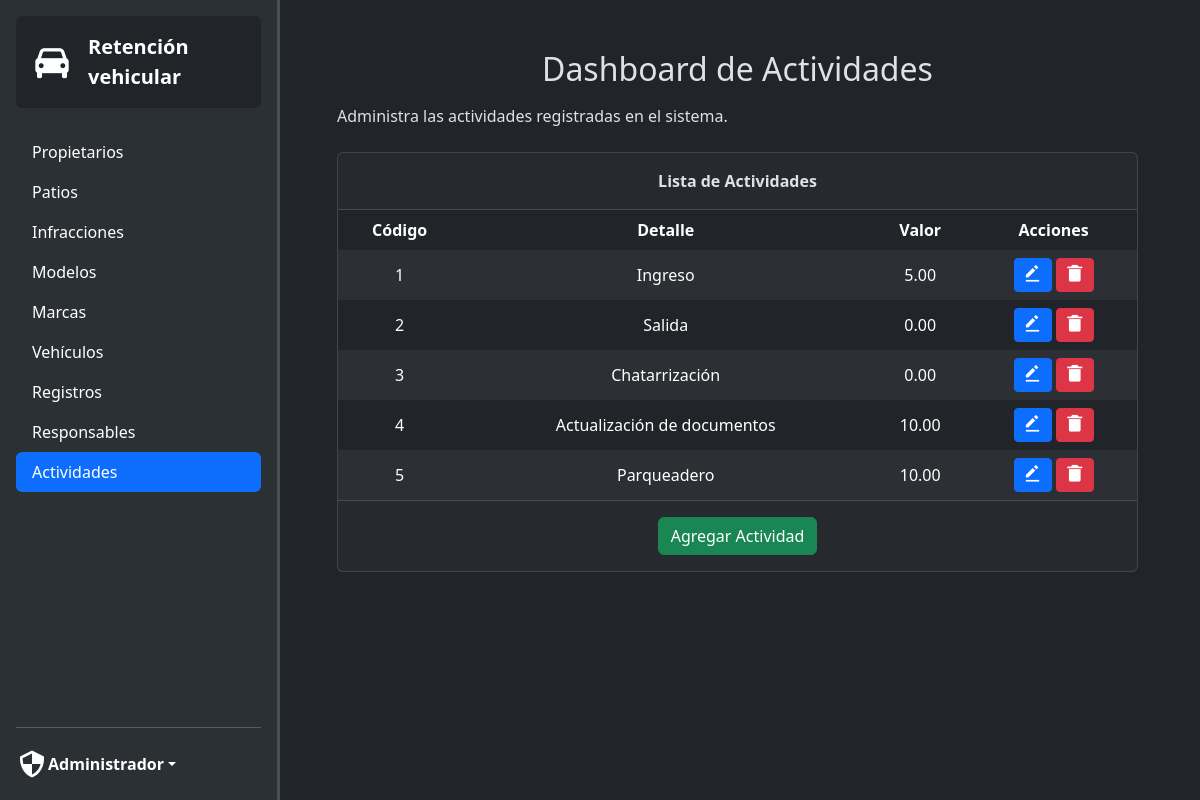
Page /admin?action=actividadesDashboard (signed in) on the committed database.
### tables this page shows
CREATE TABLE `actividades` (
  `id_actividad` int(11) NOT NULL AUTO_INCREMENT,
  `detalle` text NOT NULL,
  `valor` decimal(10,2) NOT NULL DEFAULT 0.00,
  PRIMARY KEY (`id_actividad`)
);

### app/config/configs.php (called while the page is built)
<?php
$configs = [
    'database' => [
        'host' => 'localhost',
        'port' => '3306',
        'name' => 'sis_retencion_vehicular',
        'user' => 'root',
        'password' => '',
    ],
    'app' => [
        'base_url' => 'http://localhost/retencion-vehicular',
        'timezone' => 'America/Guayaquil',
    ],
];
return $configs;

### app/core/Database.php (called while the page is built)
<?php
class Database
{
    private static $instance = null;
    private $pdo;
    private function __construct()
    {
        $configs = require __DIR__ . '/../config/configs.php';
        $db = $configs['database'];
        try {
            $this->pdo = new PDO(
                "mysql:host={$db['host']};dbname={$db['name']};port={$db['port']}",
                $db['user'],
                $db['password']
            );
            $this->pdo->setAttribute(PDO::ATTR_ERRMODE, PDO::ERRMODE_EXCEPTION);
            $this->pdo->setAttribute(PDO::ATTR_DEFAULT_FETCH_MODE, PDO::FETCH_ASSOC);
        } catch (PDOException $e) {
            die("Error en la conexión a la base de datos: " . $e->getMessage());
        }
    }
    public static function getInstance()
    {
        if (self::$instance === null) {
            self::$instance = new self();
        }
        return self::$instance;
    }
    public function getConnection()
    {
        return $this->pdo;
    }
}

### app/controllers/ActividadController.php (called while the page is built, shortened)
<?php
require_once 'app/models/ActividadModel.php';
class ActividadController {
    private ActividadModel $model;
    public function __construct() {
        $this->model = new ActividadModel();
    }
    public function listar()
    {
        try {
            return $this->model->readActividades();
        } catch (\Exception $e) {
            error_log("Error en listar actividades: " . $e->getMessage());
            return [];
        }
    }
}

### app/models/ActividadModel.php (called while the page is built, shortened)
<?php
require_once __DIR__ . '/../core/Database.php';
class ActividadModel {
    private $db;
    public function __construct()
    {
        $this->db = Database::getInstance()->getConnection();
    }
    public function readActividades(): array|false
    {
        try {
            $stmt = $this->db->query("SELECT id_actividad, detalle, valor FROM actividades");
            return $stmt->fetchAll();
        } catch (PDOException $e) {
            error_log("Error en readActividades: " . $e->getMessage());
            return false;
        }
    }
}

### app/views/admin/actividadesDashboard.php (the view, shortened to what this page needs)
<?php
require_once __DIR__ . '/../../controllers/ActividadController.php';
$actividadController = new ActividadController();
$actividadesLista = $actividadController->listar();
?>
<!doctype html>
<html lang="es" data-bs-theme="dark">
<head>
    <link href="https://cdn.jsdelivr.net/npm/bootstrap@5.3.3/dist/css/bootstrap.min.css" rel="stylesheet">
    <link href='https://unpkg.com/boxicons@2.1.4/css/boxicons.min.css' rel='stylesheet'>
    <link rel="stylesheet" href="http://localhost/retencion-vehicular/public/css/styles.css">
</head>
<body class="d-flex">
<div class="d-flex flex-column border-end border-3 flex-shrink-0 bg-body-tertiary p-3 sticky" style="width: 280px; height: 100vh; position: fixed; z-index: 100">
    <a href="http://localhost/retencion-vehicular/admin?action=propietariosDashboard" class="bg-body rounded p-3 d-flex align-items-center mb-4 link-body-emphasis text-decoration-none">
        <i class='bx bxs-car me-3' style="font-size: 40px"></i>
        <span class="fs-5 fw-bold text-align-center">Retención vehicular</span>
    </a>
    <ul class="nav nav-pills flex-column mb-auto">
        <li class="nav-item">
            <a href="http://localhost/retencion-vehicular/admin?action=propietariosDashboard" class="nav-link link-body-emphasis">
                Propietarios
            </a>
        </li>
        <li class="nav-item">
            <a href="http://localhost/retencion-vehicular/admin?action=patiosDashboard" class="nav-link link-body-emphasis">
                Patios
            </a>
        </li>
        <li class="nav-item">
            <a href="http://localhost/retencion-vehicular/admin?action=infraccionesDashboard" class="nav-link link-body-emphasis">
                Infracciones
            </a>
        </li>
        <li class="nav-item">
            <a href="http://localhost/retencion-vehicular/admin?action=modelosDashboard" class="nav-link link-body-emphasis">
                Modelos
            </a>
        </li>
        <li class="nav-item">
            <a href="http://localhost/retencion-vehicular/admin?action=marcasDashboard" class="nav-link link-body-emphasis">
                Marcas
            </a>
        </li>
        <li class="nav-item">
            <a href="http://localhost/retencion-vehicular/admin?action=vehiculosDashboard" class="nav-link link-body-emphasis">
                Vehículos
            </a>
        </li>
        <li class="nav-item">
            <a href="http://localhost/retencion-vehicular/admin?action=registrosDashboard" class="nav-link link-body-emphasis">
                Registros
            </a>
        </li>
        <li class="nav-item">
            <a href="http://localhost/retencion-vehicular/admin?action=responsablesDashboard" class="nav-link link-body-emphasis">
                Responsables
            </a>
        </li>
        <li class="nav-item">
            <a href="http://localhost/retencion-vehicular/admin?action=actividadesDashboard" class="nav-link active">
                Actividades
            </a>
        </li>
    </ul>
    <hr>
    <div class="dropdown">
        <a href="#" class="d-flex align-items-center link-body-emphasis text-decoration-none dropdown-toggle" data-bs-toggle="dropdown" aria-expanded="false">
            <i class='bx bx-shield-quarter my-1' style="font-size: 32px"></i>
            <strong>Administrador</strong>
        </a>
    </div>
</div>
<div class="container" style="margin: 50px 50px 50px 325px">
    <h2 class="text-center">Dashboard de Actividades</h2>
    <p class="my-3">Administra las actividades registradas en el sistema.</p>
    <div class="row my-2 pb-5">
        <div class="col-md-12 my-2">
            <div class="main-card mb-3 card">
                <div class="card-header fw-semibold p-3 text-center">Lista de Actividades</div>
                <div class="table-responsive">
                    <table class="align-middle mb-0 table table-borderless table-hover table-striped">
                        <thead>
                        <tr>
                            <th class="text-center">Código</th>
                            <th class="text-center">Detalle</th>
                            <th class="text-center">Valor</th>
                            <th class="text-center">Acciones</th>
                        </tr>
                        </thead>
                        <tbody class="table-group-divider">
                        <?php if (empty($actividadesLista)) { ?>
                            <tr>
                                <td class="text-center" colspan="4">No hay actividades registradas</td>
                            </tr>
                        <?php } else { ?>
                            <?php foreach ($actividadesLista as $index => $actividad) { ?>
                                <tr>
                                    <td class="text-center"><?php echo $actividad['id_actividad']; ?></td>
                                    <td class="text-center"><?php echo $actividad['detalle']; ?></td>
                                    <td class="text-center"><?php echo $actividad['valor']; ?></td>
                                    <td class="text-center">
                                        <button type="button" class="btn btn-primary btn-sm btn-editar"
                                                data-codigo="<?php echo $actividad['id_actividad']; ?>"
                                                data-detalle="<?php echo $actividad['detalle']; ?>"
                                                data-valor="<?php echo $actividad['valor']; ?>"
                                                data-bs-toggle="modal" data-bs-target="#editarModal">
                                            <i class='bx bxs-edit-alt' style="font-size: 20px"></i>
                                        </button>
                                        <button type="button" class="btn btn-danger btn-sm btn-eliminar"
                                                data-codigo="<?php echo $actividad['id_actividad']; ?>"
                                                data-bs-toggle="modal" data-bs-target="#deleteModal">
                                            <i class='bx bxs-trash-alt' style="font-size: 20px"></i>
                                        </button>
                                    </td>
                                </tr>
                            <?php } ?>
                        <?php } ?>
                        </tbody>
                    </table>
                </div>
                <div class="d-block text-center card-footer">
                    <button class="btn btn-success my-2" data-bs-toggle="modal" data-bs-target="#agregarModal">Agregar Actividad</button>
                </div>
            </div>
        </div>
    </div>
</div>
</body>
</html>

### public/css/styles.css (style rules this page uses)
body { height: 100vh; margin: 0; }

### rows in the picture
actividades: id_actividad "1", detalle "Ingreso", valor "5.00"
actividades: id_actividad "2", detalle "Salida", valor "0.00"
actividades: id_actividad "3", detalle "Chatarrización", valor "0.00"
actividades: id_actividad "4", detalle "Actualización de documentos", valor "10.00"
actividades: id_actividad "5", detalle "Parqueadero", valor "10.00"
